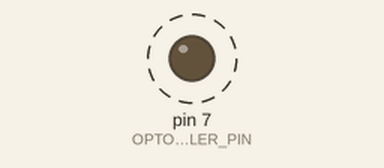
This sketch was run on a simulated Arduino Uno, built with avr-gcc and run on an emulated ATmega328P. Shown: output pins drawn as LEDs (lit = HIGH). Dashed ring = blinking.

Above: at 0.2 s.
Timing chart, 0 to 3.0 s (numbered marks = the images above):
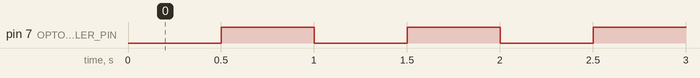

The sketch:

simple-hacking.ino
```cpp
#define OPTOCOUPLER_PIN 7
#define MS 500

unsigned long prev = 0;
bool state = false;

void toggle() {
  state = !state;
  digitalWrite(OPTOCOUPLER_PIN, state ? HIGH : LOW);
}

void setup() {
  pinMode(OPTOCOUPLER_PIN, OUTPUT);
}

void loop() {
  unsigned long curr = millis();

  if (curr - prev >= MS) {
    prev = curr;
    toggle();
  }
}
```

Measured:
- by itself, pin 7 (OPTOCOUPLER_PIN): alternates HIGH for 0.50 s and LOW for 0.50 s
